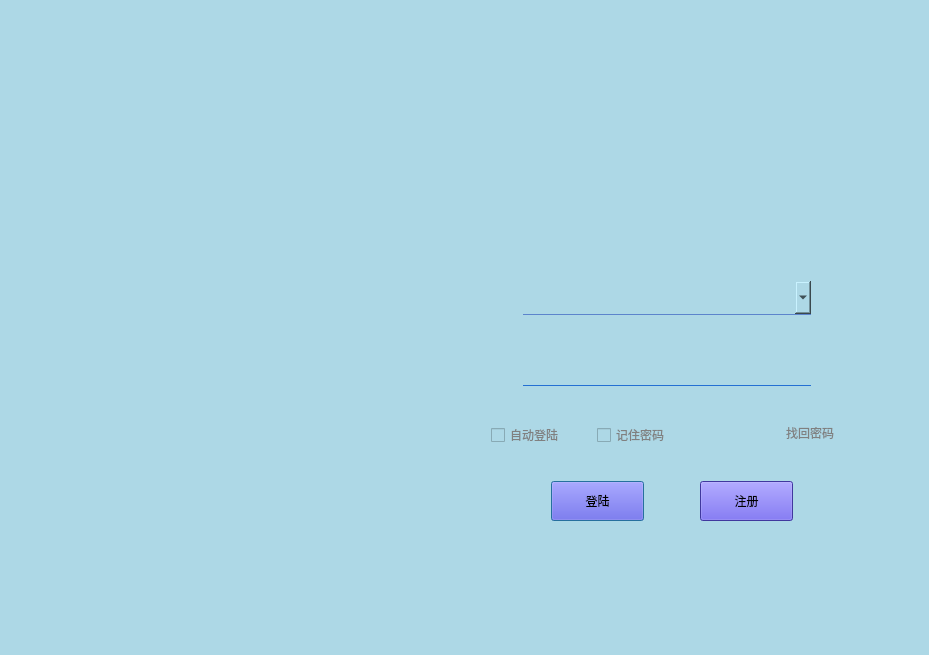
<?xml version="1.0" encoding="UTF-8"?>
<ui version="4.0">
 <class>LoginDialog</class>
 <widget class="QDialog" name="LoginDialog">
  <property name="geometry">
   <rect>
    <x>0</x>
    <y>0</y>
    <width>929</width>
    <height>655</height>
   </rect>
  </property>
  <property name="windowTitle">
   <string>Dialog</string>
  </property>
  <property name="styleSheet">
   <string notr="true">background-color:Lightblue;
</string>
  </property>
  <widget class="QLabel" name="label">
   <property name="geometry">
    <rect>
     <x>40</x>
     <y>0</y>
     <width>451</width>
     <height>633</height>
    </rect>
   </property>
   <property name="styleSheet">
    <string notr="true">border-left-color: rgb(160, 255, 195);</string>
   </property>
   <property name="text">
    <string/>
   </property>
   <property name="pixmap">
    <pixmap resource="rsc.qrc">:/image/蓝色纸飞机.png</pixmap>
   </property>
  </widget>
  <widget class="QLabel" name="image_label">
   <property name="geometry">
    <rect>
     <x>590</x>
     <y>70</y>
     <width>150</width>
     <height>150</height>
    </rect>
   </property>
   <property name="sizePolicy">
    <sizepolicy hsizetype="Fixed" vsizetype="Fixed">
     <horstretch>100</horstretch>
     <verstretch>0</verstretch>
    </sizepolicy>
   </property>
   <property name="minimumSize">
    <size>
     <width>63</width>
     <height>60</height>
    </size>
   </property>
   <property name="styleSheet">
    <string notr="true"/>
   </property>
   <property name="text">
    <string/>
   </property>
   <property name="pixmap">
    <pixmap resource="rsc.qrc">:/image/375345853.jpg</pixmap>
   </property>
  </widget>
  <widget class="QComboBox" name="comboBox">
   <property name="geometry">
    <rect>
     <x>522</x>
     <y>280</y>
     <width>290</width>
     <height>35</height>
    </rect>
   </property>
   <property name="sizePolicy">
    <sizepolicy hsizetype="Fixed" vsizetype="Fixed">
     <horstretch>0</horstretch>
     <verstretch>0</verstretch>
    </sizepolicy>
   </property>
   <property name="minimumSize">
    <size>
     <width>290</width>
     <height>35</height>
    </size>
   </property>
   <property name="styleSheet">
    <string notr="true">QComboBox{
	border-top-color:lightBlue;
	border-left-color:lightBlue;
	border-right-color:lightBlue;
	border-bottom-color: rgba(89, 130, 204, 248);
	border-bottom-width: 0px;
	border-width: 1px;
	border-style: solid;
	padding:1px, 5px, 3px, 3px;
	font: 12pt &quot;MS UI Gothic&quot;;
}

QComboBox::down-arrow{
	image:url(&quot;:/image/下箭头.png&quot;);
}

QComboBox::down-arrow:pressed{
	color:red;
	image:url(:/image/上箭头.png);
}

</string>
   </property>
   <property name="editable">
    <bool>true</bool>
   </property>
  </widget>
  <widget class="QLineEdit" name="lineEdit">
   <property name="geometry">
    <rect>
     <x>522</x>
     <y>350</y>
     <width>290</width>
     <height>36</height>
    </rect>
   </property>
   <property name="sizePolicy">
    <sizepolicy hsizetype="Fixed" vsizetype="Fixed">
     <horstretch>0</horstretch>
     <verstretch>0</verstretch>
    </sizepolicy>
   </property>
   <property name="minimumSize">
    <size>
     <width>290</width>
     <height>36</height>
    </size>
   </property>
   <property name="styleSheet">
    <string notr="true">QLineEdit
{padding: 10px, 10px, 10px, 10px;
	border-color:lightBlue;
	
	border-bottom-color: rgb(36, 112, 211);
	border-width:1px;
	border-style:solid;
	font: 12pt &quot;MS UI Gothic&quot;;
}</string>
   </property>
   <property name="echoMode">
    <enum>QLineEdit::Password</enum>
   </property>
  </widget>
  <widget class="QPushButton" name="pushButton">
   <property name="geometry">
    <rect>
     <x>551</x>
     <y>481</y>
     <width>93</width>
     <height>40</height>
    </rect>
   </property>
   <property name="minimumSize">
    <size>
     <width>0</width>
     <height>40</height>
    </size>
   </property>
   <property name="styleSheet">
    <string notr="true">* {
	background-color: rgb(90, 78, 221);
	font: 25 11pt &quot;微软雅黑 Light&quot;;
}</string>
   </property>
   <property name="text">
    <string>登陆</string>
   </property>
  </widget>
  <widget class="QPushButton" name="pushButton_2">
   <property name="geometry">
    <rect>
     <x>700</x>
     <y>481</y>
     <width>93</width>
     <height>40</height>
    </rect>
   </property>
   <property name="minimumSize">
    <size>
     <width>0</width>
     <height>40</height>
    </size>
   </property>
   <property name="styleSheet">
    <string notr="true">* {
	background-color: rgb(90, 78, 221);
	font: 25 11pt &quot;微软雅黑 Light&quot;;
}</string>
   </property>
   <property name="text">
    <string>注册</string>
   </property>
  </widget>
  <widget class="QCheckBox" name="checkBox">
   <property name="geometry">
    <rect>
     <x>491</x>
     <y>421</y>
     <width>99</width>
     <height>28</height>
    </rect>
   </property>
   <property name="styleSheet">
    <string notr="true">*{
	color:grey;
	
	font: 11pt &quot;微软雅黑&quot;;
}</string>
   </property>
   <property name="text">
    <string>自动登陆</string>
   </property>
  </widget>
  <widget class="QLabel" name="label_3">
   <property name="geometry">
    <rect>
     <x>786</x>
     <y>421</y>
     <width>72</width>
     <height>24</height>
    </rect>
   </property>
   <property name="styleSheet">
    <string notr="true">*{
	color:grey;
	
	font: 11pt &quot;微软雅黑&quot;;
}</string>
   </property>
   <property name="text">
    <string>找回密码</string>
   </property>
  </widget>
  <widget class="QCheckBox" name="checkBox_2">
   <property name="geometry">
    <rect>
     <x>597</x>
     <y>421</y>
     <width>99</width>
     <height>28</height>
    </rect>
   </property>
   <property name="styleSheet">
    <string notr="true">*{
	color:grey;
	
	font: 11pt &quot;微软雅黑&quot;;
}</string>
   </property>
   <property name="text">
    <string>记住密码</string>
   </property>
  </widget>
 </widget>
 <resources>
  <include location="rsc.qrc"/>
 </resources>
 <connections/>
</ui>
